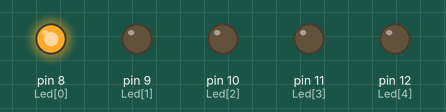
Bench run of a sketch on a simulated Arduino Uno, built with avr-gcc and run on an emulated ATmega328P. On the bench: output pins drawn as LEDs (lit = HIGH).

Above: at 0.1 s.
At 0.7 s:
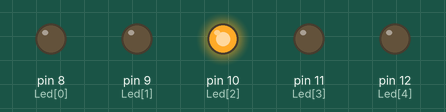
At 1.0 s:
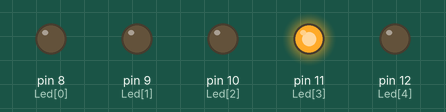
At 1.45 s:
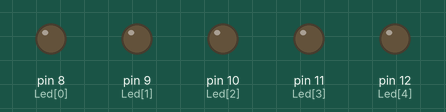
At 1.9 s:
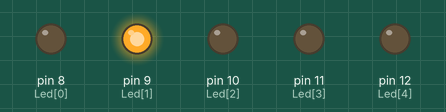
At 2.8 s:
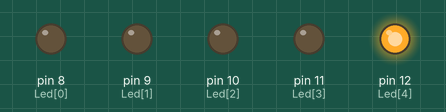
Timing chart, 0 to 3.5 s (numbered marks = the images above):
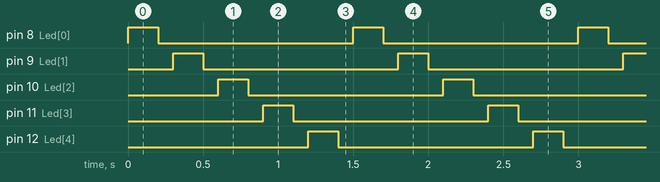

The sketch:

lab1-1.ino
```cpp
// 5個GPIO的呈現燈亮從左到右的跑馬燈狀態
int Led[5] = {8, 9, 10, 11, 12};

// put your setup code here, to run once:
void setup() {
    for (int i = 0; i < 5; i++)
        pinMode(Led[i], OUTPUT);  //預設接口為INPUT，故只需設定OUTPUT接口
}

// put your main code here, to run repeatedly:
void loop() {
    for (int i = 0; i < 5; i++) {
        digitalWrite(Led[i], HIGH);  //兩端電壓高到低->LED通電
        delay(200);
        digitalWrite(Led[i], LOW);  //兩端電壓皆為低->LED通電
        delay(100);
    }
}
```

Measured:
- by itself, pin 8 (Led[0]), pin 9 (Led[1]), pin 10 (Led[2]), pin 11 (Led[3]), pin 12 (Led[4]): alternates HIGH for 0.20 s and LOW for 1.3 s
- by itself, everything shown: repeats every 1.5 s, in 10 steps
